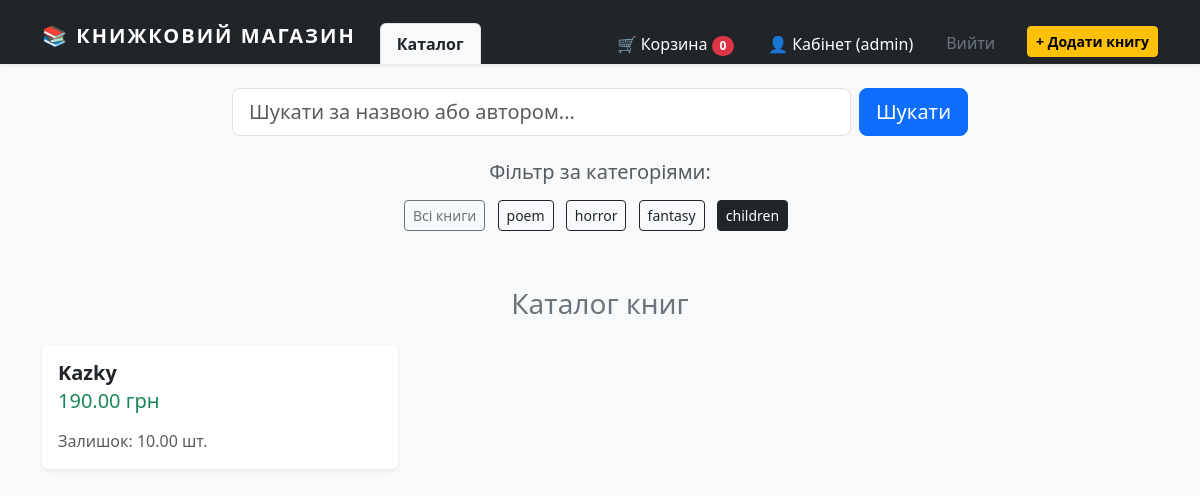
Page /?category=children (signed in) on the committed database.
### user_management/models.py (models this page shows, shortened)
class CustomUser(AbstractUser):
    email = models.EmailField(max_length=255, unique=True)
    phone_number = models.CharField(max_length=11)

### shop/models.py (models this page shows, shortened)
class Category(models.Model):
    name = models.CharField(max_length=200)
    slug = models.SlugField(max_length=200, unique=True)

class Book(models.Model):
    title = models.CharField(max_length=200)
    author = models.ManyToManyField(Author)
    category = models.ManyToManyField(Category)
    price = models.DecimalField(max_digits=6, decimal_places=2)
    added_at = models.DateTimeField(auto_now_add=True)
    publisher_year = models.IntegerField()
    amount = models.DecimalField(max_digits=6, decimal_places=2)
    available = models.BooleanField(default=True)
    publisher = models.ForeignKey(Publisher, on_delete=models.CASCADE)
    calculated_average = models.DecimalField(max_digits=3, decimal_places=2, default=0.00)

### shop/views.py (the view)
# urls.py: path('', BookListView.as_view(), name='book_list'),
class BookListView(ListView):
    model = Book
    template_name = 'shop/book_list.html'
    context_object_name = 'books'
    paginate_by = 3
    def get_queryset(self):
        queryset = Book.objects.filter(amount__gt=0, available=True)
        query = self.request.GET.get('query')
        category_slug = self.request.GET.get('category')
        if query:
            clean_query = query.strip()
            queryset = queryset.filter(
                Q(title__icontains=clean_query) |
                Q(author__name__icontains=clean_query)
            ).distinct()
        if category_slug:
            queryset = queryset.filter(category__slug=category_slug)
        return queryset
    def get_context_data(self, *, object_list=None, **kwargs):
        context = super(BookListView, self).get_context_data(**kwargs)
        context['categories'] = Category.objects.all()
        return context

### templates/shop/book_list.html (shortened to what this page needs)
{% extends 'shop/base.html' %} {% block content %}
    <div class="row justify-content-center mb-4">
        <div class="col-md-8">
            <form method="get" action="{% url 'shop:book_list' %}" class="d-flex">
                <input class="form-control me-2 form-control-lg" type="search" name="query"
                       placeholder="Шукати за назвою або автором..."
                       value="{{ request.GET.query }}">
                <button class="btn btn-primary btn-lg" type="submit">Шукати</button>
            </form>
        </div>
    </div>
    <div class="text-center mb-5">
        <h5 class="text-muted mb-3">Фільтр за категоріями:</h5>
        <a href="{% url 'shop:book_list' %}" class="btn btn-outline-secondary btn-sm me-2 mb-2 {% if not request.GET.category %}active{% endif %}">
            Всі книги
        </a>
        {% for cat in categories %}
            <a href="?category={{ cat.slug }}{% if request.GET.query %}&query={{ request.GET.query }}{% endif %}"
               class="btn btn-outline-dark btn-sm me-2 mb-2 {% if request.GET.category == cat.slug %}active{% endif %}">
                {{ cat.name }}
            </a>
        {% endfor %}
    </div>
    <h3 class="mb-4 text-secondary text-center">Каталог книг</h3>
    <div class="row row-cols-1 row-cols-md-3 g-4">
        {% for book in books %}
            <div class="col">
                <div class="card h-100 shadow-sm border-0">
                    <div class="card-body">
                        <h5 class="card-title">
                            <a href="{% url 'shop:book_detail' book.pk %}" class="text-decoration-none text-dark fw-bold">
                                {{ book.title }}
                            </a>
                        </h5>
                        <h6 class="card-subtitle mb-3 text-success fs-5">{{ book.price }} грн</h6>
                        <p class="card-text text-muted mb-0">Залишок: {{ book.amount }} шт.</p>
                    </div>
                </div>
            </div>
        {% empty %}
            <div class="col-12">
                <div class="alert alert-warning text-center" role="alert">
                    Книг не знайдено.
                </div>
            </div>
        {% endfor %}
    </div>
{% endblock %}

### templates/shop/base.html (shortened to what this page needs)
{% load static %}
<!DOCTYPE html>
<html lang="uk">
<head>
    <link href="https://cdn.jsdelivr.net/npm/bootstrap@5.3.0/dist/css/bootstrap.min.css" rel="stylesheet">
    <link rel="stylesheet" href="{% static 'css/style.css' %}">
</head>
<body class="bg-light">
    <nav class="navbar bg-dark pt-3 pb-0 shadow-sm">
        <div class="container d-flex flex-wrap align-items-end">
            <a class="navbar-brand fw-bold text-white mb-2 me-4" href="{% url 'shop:book_list' %}">
                📚 Книжковий Магазин
            </a>
            <ul class="nav nav-tabs border-0 flex-grow-1">
                <li class="nav-item">
                    <a class="nav-link active bg-light text-dark fw-bold border-bottom-0" href="{% url 'shop:book_list' %}">
                        Каталог
                    </a>
                </li>
                <li class="nav-item ms-auto">
                    <a class="nav-link text-white" href="#">
                        🛒 Корзина <span class="badge bg-danger rounded-pill">0</span>
                    </a>
                </li>
                {% if user.is_authenticated %}
                    <li class="nav-item">
                        <a class="nav-link text-white" href="#">👤 Кабінет ({{ user.username }})</a>
                    </li>
                    <li class="nav-item">
                        <form method="post" action="{% url 'user_management:logout' %}" class="d-inline">
                            <button type="submit" class="nav-link text-secondary bg-transparent border-0">Вийти</button>
                        </form>
                    </li>
                    {% if user.is_staff %}
                    <li class="nav-item ms-3 mb-1 align-self-center">
                        <a class="btn btn-warning btn-sm fw-bold" href="{% url 'shop:book_create' %}">+ Додати книгу</a>
                    </li>
                    {% endif %}
                {% endif %}
            </ul>
        </div>
    </nav>
    <main class="container mt-4">
        {% block content %}
        {% endblock %}
    </main>
</body>
</html>

### static/css/style.css (style rules this page uses)
.navbar-brand { letter-spacing: 2px; text-transform: uppercase; }

### rows in the picture
CustomUser: username "admin"
Category: name "poem"
Category: name "horror"
Category: name "fantasy"
Category: name "children"
Book: title "Kazky", price "190.00", amount "10.00"
